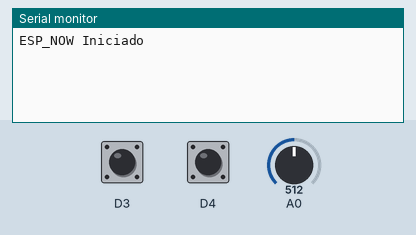
This program was run on a simulated ESP8266 (Wemos D1 mini). Parts: the last lines printed to the serial monitor. The inputs (shaded band) are chosen by the test bench; at power-on: D3 HIGH, D4 HIGH, A0 = 512.

Above: at 1.3 s.
1.4 s: D3 pulled LOW for 0.15 s
At 2.4 s:
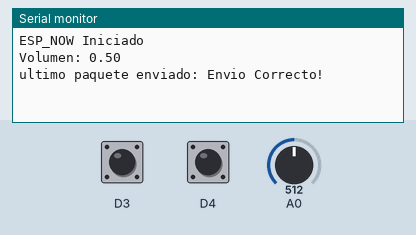
3.0 s: D4 pulled LOW for 0.15 s
At 3.6 s:
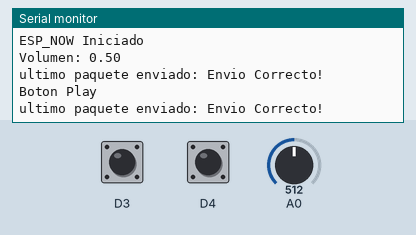
4.6 s: D3 pulled LOW for 1 s
At 6.3 s:
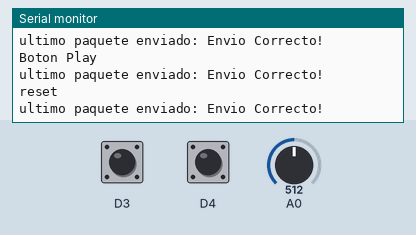

The program:

main.cpp
```cpp
/*
 _    _ _    _ __  __          _   _   _      ______  _____ _____
| |  | | |  | |  \/  |   /\   | \ | | | |    |  ____|/ ____/ ____|
| |__| | |  | | \  / |  /  \  |  \| | | |    | |__  | (___| (___
|  __  | |  | | |\/| | / /\ \ | . ` | | |    |  __|  \___ \\___ \
| |  | | |__| | |  | |/ ____ \| |\  | | |____| |____ ____) |___) |
|_|  |_|\____/|_|  |_/_/    \_\_| \_| |______|______|_____/_____/

ESP8266 Master Con Audio i2s y comunicación esp_now
Honorino García Junio 2025
*/

#include <ESP8266WiFi.h>
#include <espnow.h>
#include <avdweb_Switch.h>
#include <ResponsiveAnalogRead.h>

#define Volumen A0

Switch BotonInicio(D4);
Switch BotonVolumen(D3);

ResponsiveAnalogRead Vol(Volumen, true);

float datosRaw = 0.0;
float datosSend = 0.0;

// Direccion MULTICAST
uint8_t broadcastAddress[] = {0xFF, 0xFF, 0xFF, 0xFF, 0xFF, 0xFF};

// Estructura Mensaje
typedef struct struct_message
{
  int play;
  float vol;
} struct_message;

struct_message myData;

// Funcion prototipo
float mapFloat(float x, float in_min, float in_max, float out_min, float out_max);

// CallBack Envío
void OnDataSent(uint8_t *mac_addr, uint8_t sendStatus)
{
  Serial.print("ultimo paquete enviado: ");
  if (sendStatus == 0)
  {
    Serial.println("Envio Correcto!");
  }
  else
  {
    Serial.println("Fallo Envío");
  }
}
/////////////////////////////

void setup()
{
  Serial.begin(115200);
  delay(100);

  WiFi.mode(WIFI_STA);
  WiFi.disconnect();

  // Inicio Esp-now
  if (esp_now_init() != 0)
  {
    Serial.println("Error iniciando ESP_NOW");
    return;
  }
  else if (esp_now_init() == 0)
  {
    Serial.println("ESP_NOW Iniciado");
  }

  esp_now_set_self_role(ESP_NOW_ROLE_CONTROLLER);
  esp_now_register_send_cb(OnDataSent);

  // Registro de Pares
  esp_now_add_peer(broadcastAddress, ESP_NOW_ROLE_SLAVE, 1, NULL, 0);
}

void loop()
{
  BotonInicio.poll();
  BotonVolumen.poll();

  // Boton Play
  if (BotonInicio.pushed())
  {
    Serial.println("Boton Play");
    myData.play = 1;
    esp_now_send(broadcastAddress, (uint8_t *)&myData, sizeof(myData));
  }

  // Boton Volumen
  if (BotonVolumen.pushed())
  {
    Vol.update();

    if (Vol.hasChanged())
    {
      datosRaw = Vol.getValue();
      datosSend = mapFloat(datosRaw, 0, 1023, 0, 1);
      Serial.print("Volumen: ");
      Serial.println(datosSend);
      myData.play = 3;
      myData.vol = datosSend;
      esp_now_send(broadcastAddress, (uint8_t *)&myData, sizeof(myData));
    }
  }

  // Reset Pares
  if (BotonVolumen.longPress())
  {
    Serial.println("reset");
    myData.play = 9;
    esp_now_send(broadcastAddress, (uint8_t *)&myData, sizeof(myData));
  }
}
///////////////////////////////

// Función Entero to Float
float mapFloat(float x, float in_min, float in_max, float out_min, float out_max)
{
  return (x - in_min) * (out_max - out_min) / (in_max - in_min) + out_min;
}
```

Measured:
- after the input at 1.4 s, the serial monitor: prints a new line after 0.05 s (image 1)
- after the input at 3.0 s, the serial monitor: prints a new line after 0.05 s (image 2)
- after the input at 4.6 s, the serial monitor: prints a new line after 0.35 s (image 3)
